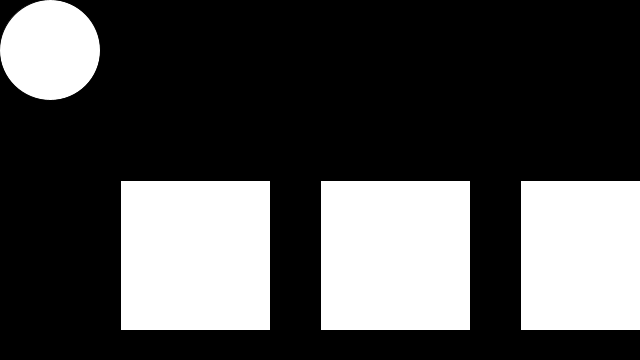
Frame 1 (no input)
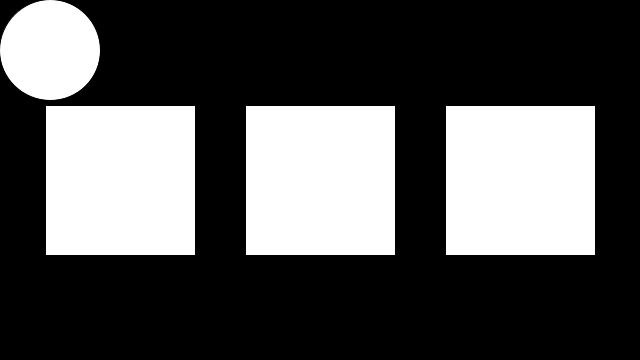
Frame 60 (the mouse pressed at the canvas centre just before this capture)
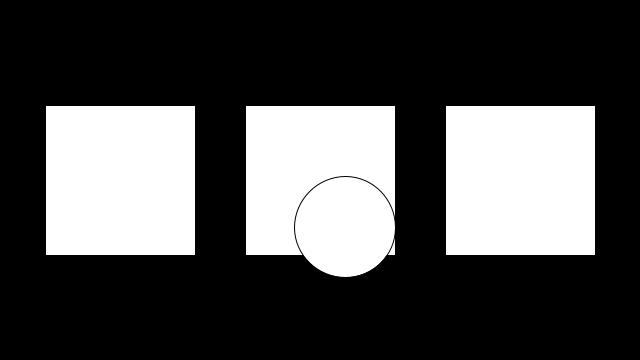
Frame 120 (the mouse held since frame 60 and released just before this capture)

The Processing sketch that drew these frames (run headless with seeded random() and noise(); from frame 60 on, the mouse is pressed at the canvas centre):

// Processing sketch: quadrado__color__move_e_size
// ── quadrado__color__move_e_size.pde
float extent = 150;
float positionX = 70;
boolean alter, move = false;
float r, g, b;
float x, y, xSpeed, ySpeed, size;
void setup() {
  size(640, 360);
  x = 50;
  y = 50;
  size = random(10, 150);
}

void mousePressed() {
  r = random(255);
  g = random(255);
  b = random(255);
  if (alter) {
    alter = false;
  } else {
    alter = true;
  }
  if (move) {
    move = false;
  } else {
    move = true;
  }
}

void draw() {
  background(0);
  x =  x + xSpeed;
  y = y + ySpeed;
  square(positionX + 50, height / 2, extent);
  square((positionX + extent + 100), height / 2, extent);
  square((positionX + extent  + extent + 150), height / 2, extent);
  circle(x, y, size);
  rectMode(CENTER);
  if (mouseX < 195 && mouseX > 45 && mouseY > 105 && mouseY < 255 && mousePressed) {
    fill(r, g, b);
  } else if (mouseX < 395 && mouseX > 245 && mouseY > 105 && mouseY < 255 && mousePressed) {
    if (move) {
      xSpeed = 5;
      ySpeed = 3;
    } else {
      xSpeed = 0;
      ySpeed = 0;
    }
  } else if (mouseX < 595 && mouseX > 445 && mouseY > 105 && mouseY < 255 && mousePressed) {
    size = random(10, 200);
  }
  if (x >= width - 25|| x <= 25) {
    xSpeed = xSpeed * -1;
  }
  if (y >= height - 25|| y <= 25) {
    ySpeed = ySpeed * -1;
  }
}
